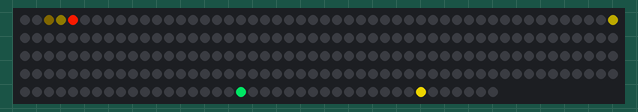
The sketch below on a simulated Arduino Uno, built with avr-gcc and run on an emulated ATmega328P. Parts: 240 RGB LEDs in strip order, left to right, continuing on the next row. Dim RGB values are drawn brighter than linear; colours are those a GRB WS2812 strip shows for the declared byte order; random numbers use the default seed unless the sketch sets one.

Above: at 0.17 s.
At 4.85 s:
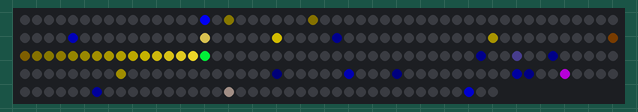
At 9.54 s:
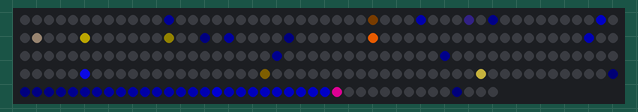
At 19.04 s:
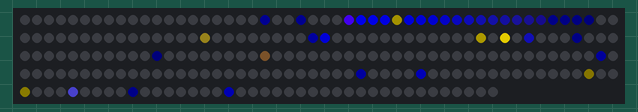
At 28.54 s:
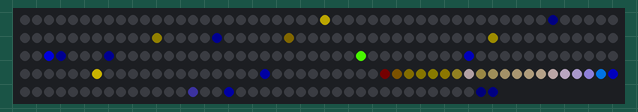
At 38.0 s:
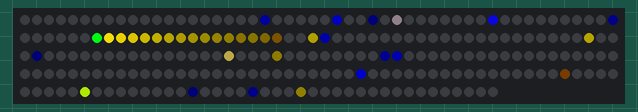

The sketch:

fastled_lights1.ino
```cpp
#include <FastLED.h>
#define NUM_LEDS 240
#define DATA_PIN 8
CRGB leds[NUM_LEDS];
void setup() {
  FastLED.addLeds<WS2812B,DATA_PIN>(leds,NUM_LEDS);
}
boolean direction=true;
CRGB color;
CRGB color2;

short light=0;
void loop() {

  color.setHue( (millis()/13)%256 );
  color2.setHue( (millis())%256 );

  short light2=random(0,NUM_LEDS);
  if(light>=NUM_LEDS-1)direction=false;
  if(light<=0)direction=true;
  light=light+(direction?1:-1);
  for(short i=0;i<NUM_LEDS;i++){
    //I put .g first because the LED strip I'm working with has red and green swapped.
    //This may or may not be due to not knowing what chipset it uses...
    leds[i].g=color.r*(i==light) + color2.r*(i==light2) + leds[i].r*0.9*(i!=light&&i!=light2);
    leds[i].r=color.g*(i==light) + color2.g*(i==light2) + leds[i].g*0.9*(i!=light&&i!=light2);
    leds[i].b=color.b*(i==light) + color2.b*(i==light2) + leds[i].b*0.9*(i!=light&&i!=light2);
  }
  FastLED.show();

}
```
